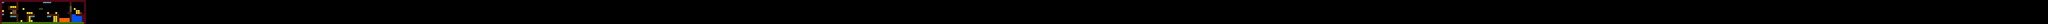

A 2D game scene composited from a Tiled map and its tileset images. What follows is a short description and the map's XML, with each tile layer's data collapsed to a summary:
An orthogonal 1000x12 tile map with 64x64 px tiles, 2 tile layers (non Collidable, Collidable Tiles), 2 tilesets and 7 objects (2x checkpoint, Door, Walker, Spitter, spawn, ...).

<map version="1.0" tiledversion="1.0.2" orientation="orthogonal" renderorder="right-down" width="1000" height="12" tilewidth="64" tileheight="64" nextobjectid="46">
 <tileset firstgid="1" name="Basic" tilewidth="64" tileheight="64" spacing="2" margin="2" tilecount="32" columns="16">
  <image source="../textures/test.png" width="1056" height="132" />
 </tileset>
 <tileset firstgid="33" name="Door" tilewidth="64" tileheight="64" spacing="2" margin="2" tilecount="2" columns="2">
  <image source="../textures/door_wood.png" width="132" height="66" />
 </tileset>
 <layer name="non Collidable" width="1000" height="12">
  <data>[12000 cells, 29 non-empty, 2 distinct tile ids]</data>
 </layer>
 <layer name="Collidable Tiles" width="1000" height="12">
  <data>[12000 cells, 201 non-empty, 11 distinct tile ids]</data>
 </layer>
 <objectgroup name="Objects">
  <object id="29" name="door_to_spawn" type="Door" x="3110.82" y="168.121" width="64" height="128">
   <properties>
    <property name="tpX" type="int" value="10" />
    <property name="tpY" type="int" value="1" />
   </properties>
  </object>
  <object id="38" name="Walker" type="Walker" x="1127.03" y="616.03" width="155" height="79">
   <properties>
    <property name="leftRoom" type="int" value="1" />
    <property name="name" value="raptor" />
    <property name="rightRoom" type="int" value="2" />
   </properties>
  </object>
  <object id="43" name="Spitter" type="Spitter" x="1393.21" y="621.818" width="82" height="86">
   <properties>
    <property name="projFrequency" type="float" value="1" />
    <property name="projLifetime" type="float" value="2" />
    <property name="xVelocity" type="float" value="1" />
    <property name="yVelocity" type="float" value="1" />
   </properties>
  </object>
  <object id="48" name="spawn" x="128" y="128" width="64" height="576" />
  <object id="44" name="checkpoint" x="579.03" y="234.061" width="64" height="384" />
  <object id="47" name="end" x="2496" y="384" width="64" height="64" />
  <object id="45" name="checkpoint" x="1856" y="128" width="64" height="384" />
 </objectgroup>
</map>
